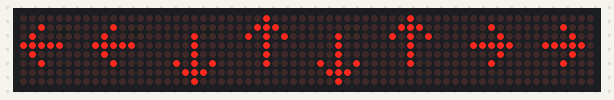
Simulated run of this sketch. Board: Arduino Uno, built with avr-gcc and run on an emulated ATmega328P. Shown: 64×8 LED matrix. What the sketch prints to the serial monitor is not drawn.

Above: at 0.45 s.
At 1.35 s:
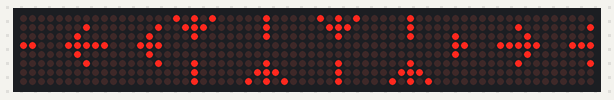
At 1.95 s:
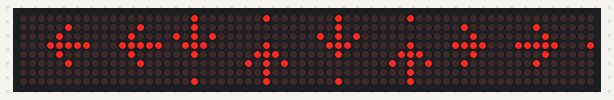
At 2.55 s:
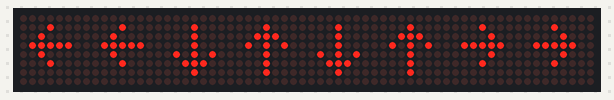

Measured:
- by itself, everything shown: repeats every 2.4 s, in 8 steps

The sketch:

MD_MAX72xx_Zones.ino
```cpp
// Program to exercise the MD_MAX72XX library
//
// Test the library transformation functions with range subsets

#include <MD_MAX72xx.h>

// We always wait a bit between updates of the display
#define  DELAYTIME  300  // in milliseconds

// Define the number of devices we have in the chain and the hardware interface
// NOTE: These pin numbers will probably not work with your hardware and may
// need to be adapted
#define	MAX_DEVICES		8	// 2, 4, 6, or 8 work best - see Z array

#define	CLK_PIN		12  // or SCK
#define	DATA_PIN	10  // or MOSI
#define	CS_PIN		11  // or SS

// SPI hardware interface
//MD_MAX72XX mx = MD_MAX72XX(CS_PIN, MAX_DEVICES);
// Arbitrary pins
MD_MAX72XX mx = MD_MAX72XX(DATA_PIN, CLK_PIN, CS_PIN, MAX_DEVICES);

// Global variables
uint32_t	lastTime = 0;

typedef struct
{
  uint8_t	startDev;	// start of zone
  uint8_t	endDev;		// end of zone
  uint8_t	ch;		// character to show
  MD_MAX72XX::transformType_t	tt;
} zoneDef_t;

zoneDef_t Z[] =
{
#if MAX_DEVICES == 2
  {0, 0, 26, MD_MAX72XX::TSR  },
  {1, 1, 27, MD_MAX72XX::TSL  },
#endif // MAX_DEVICES 2
#if MAX_DEVICES == 4
  {0, 0, 26, MD_MAX72XX::TSR  },
  {1, 1, 25, MD_MAX72XX::TSD  },
  {2, 2, 24, MD_MAX72XX::TSU  },
  {3, 3, 27, MD_MAX72XX::TSL  },
#endif // MAX_DEVICES 4
#if MAX_DEVICES == 6
  {0, 1, 26, MD_MAX72XX::TSR  },
  {2, 2, 24, MD_MAX72XX::TSU  },
  {3, 3, 25, MD_MAX72XX::TSD  },
  {4, 5, 27, MD_MAX72XX::TSL  },
#endif // MAX_DEVICES 6
#if MAX_DEVICES == 8
  {0, 1, 26, MD_MAX72XX::TSR  },
  {2, 2, 24, MD_MAX72XX::TSU  },
  {3, 3, 25, MD_MAX72XX::TSD  },
  {4, 4, 24, MD_MAX72XX::TSU  },
  {5, 5, 25, MD_MAX72XX::TSD  },
  {6, 7, 27, MD_MAX72XX::TSL  },
#endif // MAX_DEVICES 8
};

#define	ARRAY_SIZE(A)	(sizeof(A)/sizeof(A[0]))

void runTransformation(void)
{
  mx.control(MD_MAX72XX::UPDATE, MD_MAX72XX::OFF);

  for (uint8_t i = 0; i < ARRAY_SIZE(Z); i++)
    mx.transform(Z[i].startDev, Z[i].endDev, Z[i].tt);

  mx.control(MD_MAX72XX::UPDATE, MD_MAX72XX::ON);
}

void setup()
{
  Serial.begin(57600);
  Serial.println("[Zone Transform Test]");

  mx.begin();
  mx.control(MD_MAX72XX::WRAPAROUND, MD_MAX72XX::ON);

  // set up the display characters
  for (uint8_t i = 0; i < ARRAY_SIZE(Z); i ++)
  {
    mx.clear(Z[i].startDev, Z[i].endDev);
    for (uint8_t j = Z[i].startDev; j <= Z[i].endDev; j++)
      mx.setChar(((j+1)*COL_SIZE)-2, Z[i].ch);
  }
  lastTime = millis();

  // Enable the display
  mx.control(MD_MAX72XX::UPDATE, MD_MAX72XX::ON);
}

void loop()
{
  if (millis() - lastTime >= DELAYTIME)
  {
    runTransformation();
    lastTime = millis();
  }
}
```
